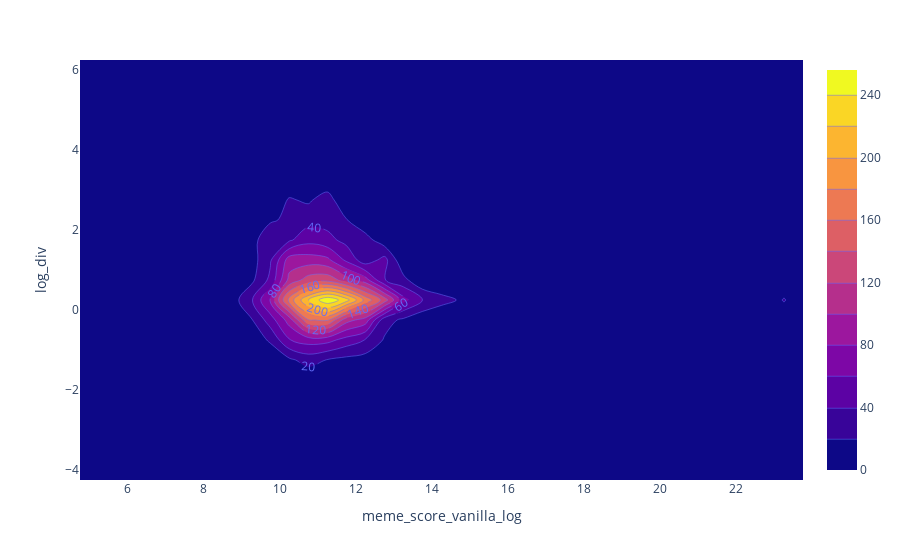

The notebook cell this image was saved under:
### Code cell
fig = px.density_contour(df, y='log_div', x='meme_score_vanilla_log')
fig.update_traces(contours_coloring="fill", contours_showlabels = True)
fig.show()

### Figure 1 — Plotly figure (JSON) as saved in the notebook; plotly's stock layout.template omitted (floating-point values rounded to 4 significant figures; data arrays with more than 128 entries replaced by an {"elided": "..."} marker saying what was removed)
{"data": [{"contours": {"coloring": "fill", "showlabels": true}, "hovertemplate": "meme_score_vanilla_log=%{x}<br>log_div=%{y}<br>count=%{z}<extra></extra>", "legendgroup": "", "line": {"color": "#636efa"}, "name": "", "showlegend": false, "x": {"elided": "4521 float values"}, "xaxis": "x", "xbingroup": "x", "y": {"elided": "4521 float values"}, "yaxis": "y", "ybingroup": "y", "type": "histogram2dcontour"}], "layout": {"xaxis": {"anchor": "y", "domain": [0.0, 1.0], "title": {"text": "meme_score_vanilla_log"}}, "yaxis": {"anchor": "x", "domain": [0.0, 1.0], "title": {"text": "log_div"}}, "legend": {"tracegroupgap": 0}, "margin": {"t": 60}}}
